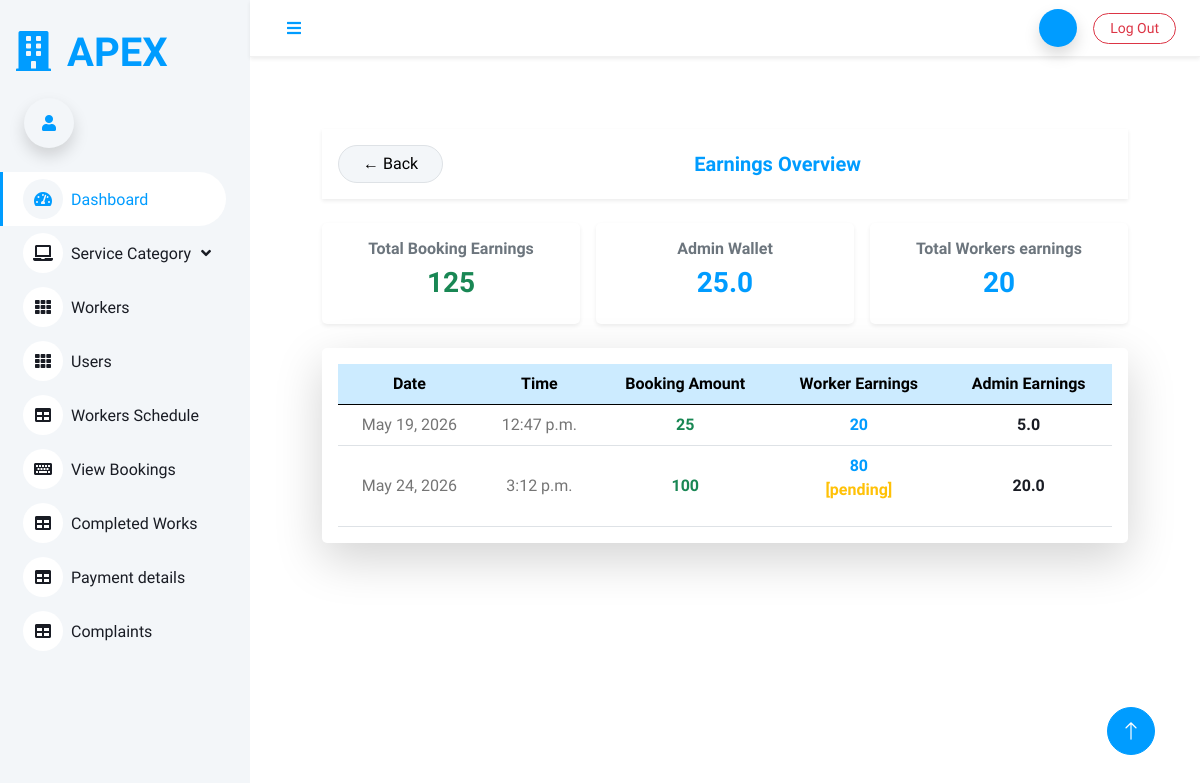
Before: /admin_wallet with the older database file.
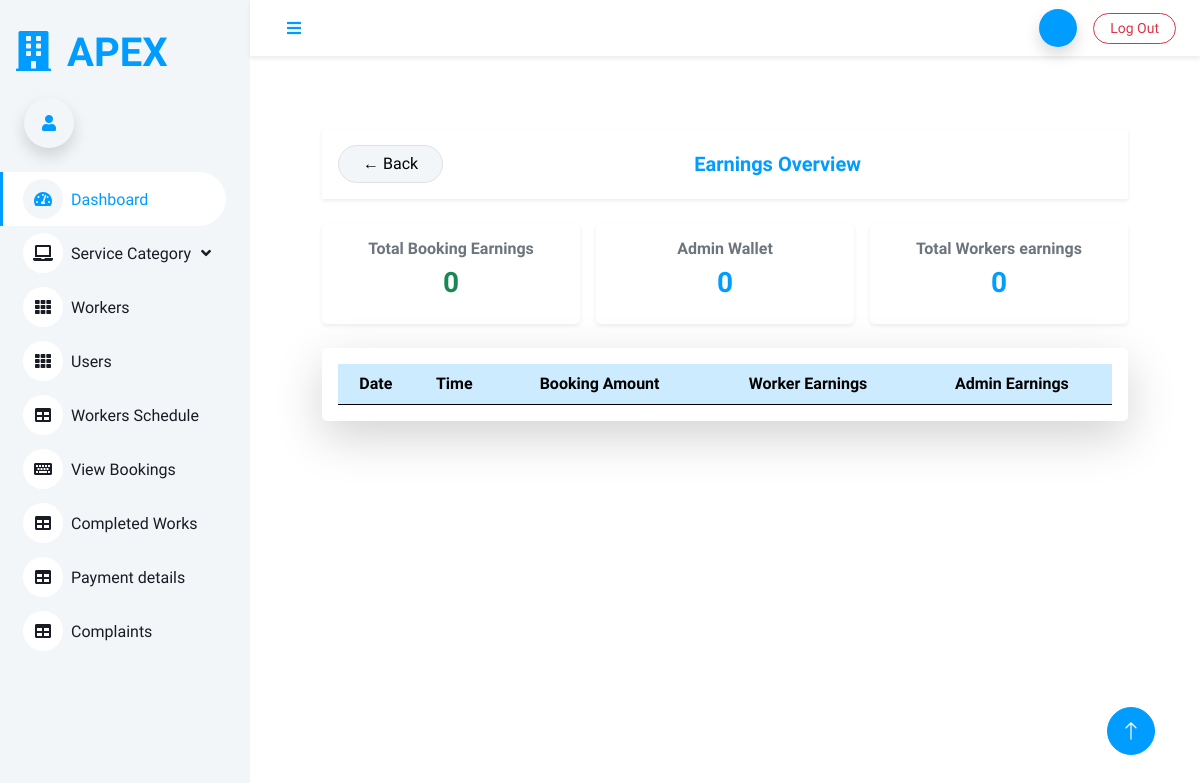
After: the same page with the newer database file.
### Homeserviceapp/models.py (models this page shows, shortened)
class Appointment(models.Model):
    user = models.ForeignKey(Login, on_delete=models.CASCADE, related_name='appointment')
    user_profile = models.ForeignKey(UserRegistration, on_delete=models.CASCADE, related_name='user_profile')
    worker = models.ForeignKey(WorkerRegistration, on_delete=models.CASCADE, related_name='worker')
    availability = models.ForeignKey(Availability, on_delete=models.DO_NOTHING)
    appointment_status = models.IntegerField(default=0)
    work_status = models.BooleanField(default=False)
    payment_status = models.IntegerField(default=0)
    worker_amount = models.IntegerField(null=True, blank=True)
    worker_payment_status = models.IntegerField(default=0)
    admin_wallet = models.IntegerField(null=True, blank=True)

class Availability(models.Model):
    user = models.ForeignKey(WorkerRegistration, on_delete=models.DO_NOTHING)
    date = models.DateField()
    time = models.TimeField()
    schedule_status = models.IntegerField(default=0)
    booking_status = models.IntegerField(default=0)

class WorkerRegistration(models.Model):
    user = models.OneToOneField(Login, on_delete=models.CASCADE, related_name='worker')
    name = models.CharField(max_length=300)
    category = models.ForeignKey(Category, on_delete=models.DO_NOTHING)
    address = models.TextField()
    contact = models.IntegerField()
    paypal_email = models.CharField(max_length=200, null=True, blank=True)
    payment = models.IntegerField(null=True, blank=True)
    experience = models.IntegerField()
    image = models.ImageField(upload_to='uploads/')

### Homeserviceapp/views.py (the view)
# urls.py: path("admin_wallet", views.completed_payment_details, name='admin_wallet'),
def completed_payment_details(request):
    data = Appointment.objects.filter(payment_status=1)
    total_earnings = 0
    total_admin_earnings = 0
    total_workers_earnings=0
    for item in data:
        payment_amount = item.worker.payment or 0
        admin_wallet = payment_amount * 0.20
        item.admin_wallet = admin_wallet
        item.save()
        total_earnings += payment_amount
        total_admin_earnings += admin_wallet
        total_workers_earnings = sum(
            item.worker_amount or 0
            for item in data
            if item.worker_payment_status == 1
        )
    context = {
        "data": data,
        "total_earnings": total_earnings,
        "total_admin_earnings": total_admin_earnings,
        'total_workers_earnings':total_workers_earnings
    }
    return render(request, 'admin/paymentDetails.html', context)

### templates/admin/paymentDetails.html (shortened to what this page needs)
{% extends 'admin/admin_dashboard.html' %}
{% block content %}
<div class="container py-4">
    <div class="d-flex justify-content-between align-items-center mb-4 p-3 bg-white shadow-sm rounded-4">
        <a href="{% url 'admin_dashboard' %}" class="btn btn-light border rounded-pill px-4">
            ← Back
        </a>
        <h5 class="mb-0 fw-bold text-primary">Earnings Overview</h5>
    </div>
    <div class="row g-3 mb-4">
        <div class="col-md-4">
            <div class="card border-0 shadow-sm rounded-4 p-3 text-center">
                <h6 class="text-muted">Total Booking Earnings</h6>
                <h3 class="fw-bold text-success">{{ total_earnings }}</h3>
            </div>
        </div>
        <div class="col-md-4">
            <div class="card border-0 shadow-sm rounded-4 p-3 text-center">
                <h6 class="text-muted">Admin Wallet</h6>
                <h3 class="fw-bold text-primary">{{ total_admin_earnings }}</h3>
            </div>
        </div>
        <div class="col-md-4">
            <div class="card border-0 shadow-sm rounded-4 p-3 text-center">
                <h6 class="text-muted">Total Workers earnings</h6>
                <h3 class="fw-bold text-primary">{{ total_workers_earnings}}</h3>
            </div>
        </div>
    </div>
    <div class="card border-0 shadow-lg rounded-4">
        <div class="card-body p-3">
            <div class="table-responsive">
                <table class="table table-hover align-middle text-center mb-0">
                    <thead class="table-primary">
                        <tr>
                            <th>Date</th>
                            <th>Time</th>
                            <th>Booking Amount</th>
                            <th>Worker Earnings</th>
                            <th>Admin Earnings</th>
                        </tr>
                    </thead>
                    <tbody>
                        {% for i in data %}
                        <tr>
                            <td class="fw-semibold">{{ i.availability.date }}</td>
                            <td>{{ i.availability.time }}</td>
                            <td class="fw-bold text-success">
                                {{ i.worker.payment }}
                            </td>
                            <td class="fw-bold text-primary">
                                {{ i.worker_amount }}<br>
                                {% if i.worker_payment_status == 0 %}
                                <p class="text-warning">[pending]</p>
                                {% endif %}
                            </td>
                            <td class="fw-bold text-dark">
                                {{ i.admin_wallet }}
                            </td>
                        </tr>
                        {% endfor %}
                    </tbody>
                </table>
            </div>
        </div>
    </div>
</div>
{% endblock %}

Changed rows visible on the page:
no longer on this page (row edited): Appointment: availability "May 19, 2026", availability.time "12:47 p.m.", worker.payment "25", worker_amount "20", admin_wallet "5.0"
no longer on this page (row edited): Appointment: availability "May 24, 2026", availability.time "3:12 p.m.", worker.payment "100", worker_amount "80", worker_payment_status "[pending]", admin_wallet "20.0"
Other visible differences:
{{ total_earnings }}: "125" → "0"
{{ total_admin_earnings }}: "25.0" → "0"
{{ total_workers_earnings }}: "20" → "0"
